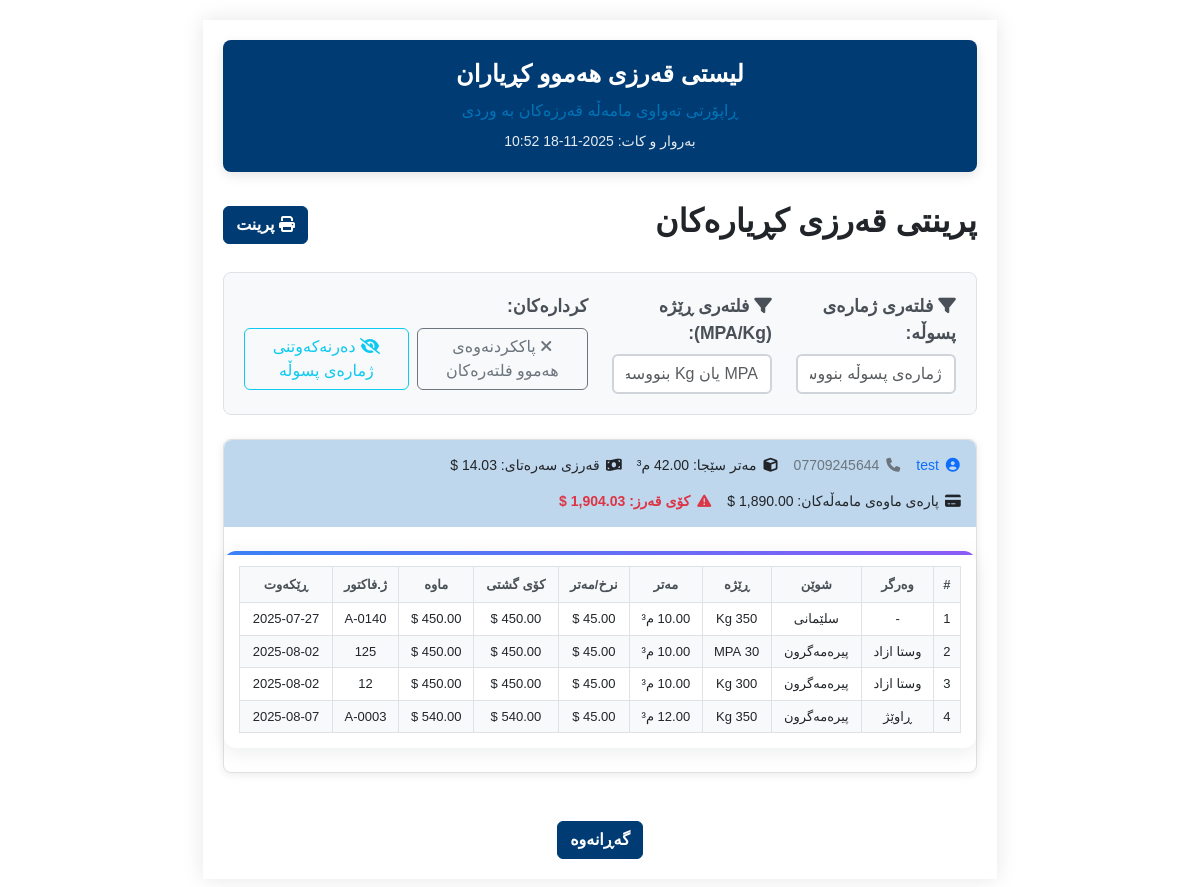
/pages/credit_of_all_customers.php (signed in), run on the app's committed database.
### tables this page shows
CREATE TABLE `customers` (
  `id` int(11) NOT NULL,
  `name` varchar(255) NOT NULL,
  `mobile1` varchar(20) NOT NULL,
  `mobile2` varchar(20) DEFAULT NULL,
  `opening_debt_usd` decimal(14,2) DEFAULT 0.00,
  `opening_debt_iqd` decimal(20,2) DEFAULT 0.00
);

CREATE TABLE `sales` (
  `id` int(11) NOT NULL,
  `customer_id` int(11) DEFAULT NULL,
  `recipient` varchar(255) DEFAULT NULL,
  `location` varchar(255) NOT NULL,
  `quantity` decimal(10,2) DEFAULT NULL,
  `price_per_unit` decimal(10,2) DEFAULT NULL,
  `total_price` decimal(10,2) DEFAULT NULL,
  `payment_type` enum('نەقد','قەرز') NOT NULL,
  `amount_paid_usd` decimal(10,2) DEFAULT NULL,
  `amount_paid_iq` decimal(10,2) DEFAULT NULL,
  `dolar_rate` decimal(10,2) DEFAULT NULL,
  `remaining_amount` decimal(10,2) DEFAULT NULL,
  `invoice_number` varchar(500) NOT NULL,
  `order_date` date NOT NULL,
  `notes` text DEFAULT NULL,
  `formula_id` int(11) NOT NULL,
  `discount` decimal(10,2) DEFAULT 0.00
);

CREATE TABLE `concrete_formulas` (
  `id` int(11) NOT NULL,
  `name` varchar(255) NOT NULL,
  `type` enum('عەرزی تێکەڵ','عەرزی سادە','سەقف','پایە') NOT NULL,
  `strength_type` enum('kg','mpa') NOT NULL,
  `strength_kg` enum('150','200','250','300','350','400','450') NOT NULL,
  `strength_mpa` enum('15','18','21','25','30','35','40','45','50','55') NOT NULL,
  `black_sand_kg` decimal(10,2) NOT NULL DEFAULT 0.00,
  `brown_sand_kg` decimal(10,2) NOT NULL DEFAULT 0.00,
  `gravel_bin3_kg` decimal(10,2) NOT NULL DEFAULT 0.00,
  `gravel_bin4_kg` decimal(10,2) NOT NULL DEFAULT 0.00,
  `cement_cem1_kg` decimal(10,2) NOT NULL DEFAULT 0.00,
  `cement_cem2_kg` decimal(10,2) NOT NULL DEFAULT 0.00,
  `water_kg` decimal(10,2) NOT NULL DEFAULT 0.00,
  `additive_kg` decimal(10,2) NOT NULL DEFAULT 0.00
);

### pages/credit_of_all_customers.php (the view, shortened to what this page needs)
<?php
require_once '../config/db_conected.php';
$sql = "SELECT c.id, c.name, c.mobile1, c.mobile2, c.opening_debt_usd, c.opening_debt_iqd,
    (
        SELECT IFNULL(SUM(quantity),0) FROM sales s WHERE s.customer_id = c.id AND s.payment_type = 'قەرز' AND s.remaining_amount > 0
    ) as total_credit_meter,
    (
        SELECT IFNULL(SUM(remaining_amount),0) FROM sales s WHERE s.customer_id = c.id AND s.payment_type = 'قەرز' AND s.remaining_amount > 0
    ) as total_sales_debt
FROM customers c
WHERE c.opening_debt_usd > 0 OR c.opening_debt_iqd > 0 OR EXISTS (
    SELECT 1 FROM sales s WHERE s.customer_id = c.id AND s.payment_type = 'قەرز' AND s.remaining_amount > 0
)
ORDER BY c.name ASC";
$stmt = $pdo->query($sql);
$customers = $stmt->fetchAll();
$sales_sql = "SELECT s.*, c.name as customer_name, c.mobile1, f.strength_mpa, f.strength_kg FROM sales s JOIN customers c ON s.customer_id = c.id LEFT JOIN concrete_formulas f ON s.formula_id = f.id WHERE s.payment_type = 'قەرز' AND s.remaining_amount > 0 ORDER BY c.name ASC, s.order_date ASC";
$sales_stmt = $pdo->query($sales_sql);
$sales = $sales_stmt->fetchAll();
$sales_by_customer = [];
foreach ($sales as $sale) {
    $sales_by_customer[$sale['customer_id']][] = $sale;
}
function format_strength_label(?string $strength_mpa, ?string $strength_kg): string {
    $strength_mpa = trim((string)$strength_mpa);
    $strength_kg = trim((string)$strength_kg);
    if ($strength_mpa !== '') {
        return $strength_mpa . ' MPA';
    }
    if ($strength_kg !== '') {
        return $strength_kg . ' Kg';
    }
    return '-';
}
function group_sales_rows(array $sales): array {
    $grouped = [];
    foreach ($sales as $sale) {
        $order_date = $sale['order_date'] ?? '';
        $location = $sale['location'] ?? '';
        $strength_mpa = $sale['strength_mpa'] ?? '';
        $strength_kg = $sale['strength_kg'] ?? '';
        $price_per_unit = isset($sale['price_per_unit']) ? (float)$sale['price_per_unit'] : null;
        $key_parts = [
            $order_date,
            $location,
            $strength_mpa,
            $strength_kg,
            $price_per_unit !== null ? number_format($price_per_unit, 4, '.', '') : 'null',
        ];
        $key = implode('|', $key_parts);
        if (!isset($grouped[$key])) {
            $grouped[$key] = [
                'order_date' => $order_date,
                'location' => $location,
                'strength_mpa' => $strength_mpa,
                'strength_kg' => $strength_kg,
                'price_per_unit' => $price_per_unit,
                'quantity' => 0,
                'total_price' => 0,
                'remaining_amount' => 0,
                'invoice_numbers' => [],
                'recipients' => [],
            ];
        }
        $grouped[$key]['quantity'] += isset($sale['quantity']) ? (float)$sale['quantity'] : 0;
        $grouped[$key]['total_price'] += isset($sale['total_price']) ? (float)$sale['total_price'] : 0;
        $grouped[$key]['remaining_amount'] += isset($sale['remaining_amount']) ? (float)$sale['remaining_amount'] : 0;
        if (!empty($sale['invoice_number'])) {
            $grouped[$key]['invoice_numbers'][] = $sale['invoice_number'];
        }
        if (!empty($sale['recipient'])) {
            $grouped[$key]['recipients'][] = $sale['recipient'];
        }
    }
    foreach ($grouped as &$group) {
        if (!empty($group['recipients'])) {
            $group['recipients'] = array_values(array_unique($group['recipients']));
        } else {
            $group['recipients'] = [];
        }
    }
    usort($grouped, function ($a, $b) {
        $dateComparison = strcmp($a['order_date'] ?? '', $b['order_date'] ?? '');
        if ($dateComparison !== 0) {
            return $dateComparison;
        }
        $locationComparison = strcasecmp($a['location'] ?? '', $b['location'] ?? '');
        if ($locationComparison !== 0) {
            return $locationComparison;
        }
        $strengthA = format_strength_label($a['strength_mpa'] ?? '', $a['strength_kg'] ?? '');
        $strengthB = format_strength_label($b['strength_mpa'] ?? '', $b['strength_kg'] ?? '');
        return strcasecmp($strengthA, $strengthB);
    });
    return $grouped;
}
usort($customers, function($a, $b) {
    $aScore = (floatval($a['total_sales_debt'] ?? 0) > 0) ? 0 : 1;
    $bScore = (floatval($b['total_sales_debt'] ?? 0) > 0) ? 0 : 1;
    if ($aScore !== $bScore) return $aScore - $bScore;
    return strcasecmp($a['name'] ?? '', $b['name'] ?? '');
});
?>
<!DOCTYPE html>
<html lang="ku">
<head>
    <link href="https://cdn.jsdelivr.net/npm/bootstrap@5.3.0/dist/css/bootstrap.rtl.min.css" rel="stylesheet">
    <link href="../assets/css/login.css" rel="stylesheet">
    <link href="../assets/css/variables.css" rel="stylesheet">
    <link href="../assets/css/nav.css" rel="stylesheet">
    <link href="../assets/css/comon/table.css" rel="stylesheet">
    <link href="../assets/css/comon/style.css" rel="stylesheet">
    <link href="../assets/css/comon/select2_design.css" rel="stylesheet">
    <link rel="stylesheet" href="https://cdn.jsdelivr.net/npm/select2-bootstrap-5-theme@1.3.0/dist/select2-bootstrap-5-theme.rtl.min.css" />
    <link rel="stylesheet" href="https://cdnjs.cloudflare.com/ajax/libs/font-awesome/6.4.2/css/all.min.css">
    <link href="https://cdn.jsdelivr.net/npm/select2@4.1.0-rc.0/dist/css/select2.min.css" rel="stylesheet" />
    <link href="../assets/css/credit_of_all_customers.css" rel="stylesheet">
    <link href="../assets/css/kurdish-font.css" rel="stylesheet">
</head>
<body dir="rtl">
<div id="printSection" class="a4-sheet">
    <div class="report-header">
        <h1>لیستی قەرزی هەموو کڕیاران</h1>
        <div class="subtitle">ڕاپۆرتی تەواوی مامەڵە قەرزەکان بە وردی</div>
        <div class="date">بەروار و کات: <?php echo date('Y-m-d H:i'); ?></div>
    </div>
    <div class="d-flex justify-content-between align-items-center mb-4 no-print">
        <h2 class="section-title">پرینتی قەرزی کڕیارەکان</h2>
        <button class="btn btn-primary" onclick="window.print()"><i class="fa fa-print"></i> پرینت</button>
    </div>
    <div class="filter-section mb-4 no-print">
        <div class="row">
            <div class="col-md-3">
                <div class="form-group">
                    <label for="invoiceFilter" class="form-label">
                        <i class="fa fa-filter"></i> فلتەری ژمارەی پسوڵە:
                    </label>
                    <input type="text" id="invoiceFilter" class="form-control" placeholder="ژمارەی پسوڵە بنووسە بۆ فلتەرکردن...">
                </div>
            </div>
            <div class="col-md-3">
                <div class="form-group">
                    <label for="formulaFilter" class="form-label">
                        <i class="fa fa-filter"></i> فلتەری ڕێژە (MPA/Kg):
                    </label>
                    <input type="text" id="formulaFilter" class="form-control" placeholder="MPA یان Kg بنووسە بۆ فلتەرکردن...">
                </div>
            </div>
            <div class="col-md-6">
                <div class="form-group">
                    <label class="form-label">کردارەکان:</label>
                    <div class="d-flex gap-2">
                        <button type="button" class="btn btn-outline-secondary" onclick="clearAllFilters()">
                            <i class="fa fa-times"></i> پاککردنەوەی هەموو فلتەرەکان
                        </button>
                        <button type="button" class="btn btn-outline-info" onclick="toggleInvoiceVisibility()">
                            <i class="fa fa-eye-slash"></i> <span id="toggleText">دەرنەکەوتنی ژمارەی پسوڵە</span>
                        </button>
                    </div>
                </div>
            </div>
        </div>
    </div>
    <?php foreach ($customers as $c): ?>
        <?php
            $total_debt = floatval($c['opening_debt_usd']) + floatval($c['total_sales_debt']);
        ?>
        <div class="customer-card print-break-inside-avoid">
            <div class="customer-info">
                <span class="text-primary">
                    <i class="fa fa-user-circle"></i>
                    <?= htmlspecialchars($c['name']) ?>
                </span>
                <span class="text-secondary">
                    <i class="fa fa-phone"></i>
                    <?= htmlspecialchars($c['mobile1']) ?>
                </span>
                <span>
                    <i class="fa fa-cube"></i>
                    مەتر سێجا: <?= number_format($c['total_credit_meter'], 2) ?> م³
                </span>
                <span>
                    <i class="fa fa-money-bill-wave"></i>
                    قەرزی سەرەتای: <?= number_format($c['opening_debt_usd'], 2) ?> $
                </span>
                <span>
                    <i class="fa fa-credit-card"></i>
                    پارەی ماوەی مامەڵەکان: <?= number_format($c['total_sales_debt'], 2) ?> $
                </span>
                <span class="text-danger fw-bold">
                    <i class="fa fa-exclamation-triangle"></i>
                    کۆی قەرز: <?= number_format($total_debt, 2) ?> $
                </span>
            </div>
            <?php
                $customer_sales = $sales_by_customer[$c['id']] ?? [];
                $grouped_sales = !empty($customer_sales) ? group_sales_rows($customer_sales) : [];
            ?>
            <?php if (!empty($grouped_sales)): ?>
            <div class="table-container">
                <table class="credit-table">
                    <thead>
                        <tr>
                            <th>#</th>
                            <th>وەرگر</th>
                            <th>شوێن</th>
                            <th>ڕێژە</th>
                            <th>مەتر</th>
                            <th>نرخ/مەتر</th>
                            <th>کۆی گشتی</th>
                            <th>ماوە</th>
                            <th>ژ.فاکتور</th>
                            <th>ڕێکەوت</th>
                        </tr>
                    </thead>
                    <tbody>
                        <?php foreach ($grouped_sales as $i => $group): ?>
                        <tr>
                            <td><?= $i+1 ?></td>
                            <td>
                                <?php
                                    if (!empty($group['recipients'])) {
                                        echo htmlspecialchars(implode(', ', $group['recipients']));
                                    } else {
                                        echo '-';
                                    }
                                ?>
                            </td>
                            <td><?= htmlspecialchars($group['location'] ?? '-') ?></td>
                            <td>
                                <?= htmlspecialchars(format_strength_label($group['strength_mpa'] ?? '', $group['strength_kg'] ?? '')) ?>
                            </td>
                            <td><?= number_format($group['quantity'], 2) ?> م³</td>
                            <td>
                                <?php
                                    if ($group['price_per_unit'] !== null) {
                                        echo number_format($group['price_per_unit'], 2) . ' $';
                                    } else {
                                        echo '-';
                                    }
                                ?>
                            </td>
                            <td><?= number_format($group['total_price'], 2) ?> $</td>
                            <td><?= number_format($group['remaining_amount'], 2) ?> $</td>
                            <td>
                                <?php
                                    if (!empty($group['invoice_numbers'])) {
                                        echo htmlspecialchars(implode(', ', $group['invoice_numbers']));
                                    } else {
                                        echo '-';
                                    }
                                ?>
                            </td>
                            <td><?= htmlspecialchars($group['order_date'] ?? '') ?></td>
                        </tr>
                        <?php endforeach; ?>
                    </tbody>
                </table>
            </div>
            <?php else: ?>
                <div class="p-3 text-muted">هیچ مامەڵە قەرزێکی پارەی ماوە نییە.</div>
            <?php endif; ?>
        </div>
    <?php endforeach; ?>
    <div class="text-center mt-5 no-print">
        <button class="btn btn-secondary" onclick="window.history.back()">گەڕانەوە</button>
    </div>
</div>
</body>
</html>

### data on the page
customers: name "test", mobile1 "07709245644", total_credit_meter "42.00", total_debt "1,904.03"
sales: location "سلێمانی", formula.strength_kg "350 Kg", price_per_unit "45.00", total_price "450.00", invoice_numbers "A-0140", order_date "2025-07-27"
sales: recipients "وستا ازاد", location "پیرەمەگرون", formula.strength_kg "30 MPA", price_per_unit "45.00", total_price "450.00", invoice_numbers "125", order_date "2025-08-02"
sales: recipients "وستا ازاد", location "پیرەمەگرون", formula.strength_kg "300 Kg", price_per_unit "45.00", total_price "450.00", invoice_numbers "12", order_date "2025-08-02"
sales: recipients "ڕاوێژ", location "پیرەمەگرون", formula.strength_kg "350 Kg", price_per_unit "45.00", total_price "540.00", invoice_numbers "A-0003", order_date "2025-08-07"
